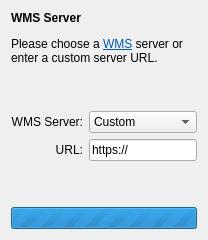
  <widget class="QWizardPage" name="wizardPageWms">
   <layout class="QVBoxLayout" name="verticalLayout">
    <item>
     <widget class="QLabel" name="labelOwsServiceHeader">
      <property name="text">
       <string>&lt;!DOCTYPE HTML PUBLIC &quot;-//W3C//DTD HTML 4.0//EN&quot; &quot;http://www.w3.org/TR/REC-html40/strict.dtd&quot;&gt;
&lt;html&gt;&lt;head&gt;&lt;meta name=&quot;qrichtext&quot; content=&quot;1&quot; /&gt;&lt;style type=&quot;text/css&quot;&gt;
p, li { white-space: pre-wrap; }
&lt;/style&gt;&lt;/head&gt;&lt;body style=&quot; font-family:'Sans Serif'; font-size:9pt; font-weight:400; font-style:normal;&quot;&gt;
&lt;p style=&quot; margin-top:12px; margin-bottom:12px; margin-left:0px; margin-right:0px; -qt-block-indent:0; text-indent:0px;&quot;&gt;&lt;span style=&quot; font-weight:600;&quot;&gt;WMS Server&lt;/span&gt;&lt;/p&gt;
&lt;p style=&quot; margin-top:12px; margin-bottom:12px; margin-left:0px; margin-right:0px; -qt-block-indent:0; text-indent:0px;&quot;&gt;Please choose a &lt;a href=&quot;https://en.wikipedia.org/wiki/Web_Map_Service&quot;&gt;&lt;span style=&quot; text-decoration: underline; color:#0057ae;&quot;&gt;WMS&lt;/span&gt;&lt;/a&gt; server or enter a custom server URL.&lt;/p&gt;&lt;/body&gt;&lt;/html&gt;</string>
      </property>
      <property name="wordWrap">
       <bool>true</bool>
      </property>
     </widget>
    </item>
    <item>
     <spacer name="verticalSpacer_10">
      <property name="orientation">
       <enum>Qt::Vertical</enum>
      </property>
      <property name="sizeHint" stdset="0">
       <size>
        <width>20</width>
        <height>40</height>
       </size>
      </property>
     </spacer>
    </item>
    <item>
     <layout class="QGridLayout" name="gridLayout">
      <item row="0" column="0">
       <widget class="QLabel" name="labelWmsServer">
        <property name="text">
         <string>WMS Server:</string>
        </property>
        <property name="alignment">
         <set>Qt::AlignRight|Qt::AlignTrailing|Qt::AlignVCenter</set>
        </property>
       </widget>
      </item>
      <item row="0" column="1">
       <widget class="QComboBox" name="comboBoxWmsServer">
        <item>
         <property name="text">
          <string>Custom</string>
         </property>
        </item>
       </widget>
      </item>
      <item row="1" column="0">
       <widget class="QLabel" name="labelWmsUrl">
        <property name="text">
         <string>URL:</string>
        </property>
        <property name="alignment">
         <set>Qt::AlignRight|Qt::AlignTrailing|Qt::AlignVCenter</set>
        </property>
       </widget>
      </item>
      <item row="1" column="1">
       <widget class="QLineEdit" name="lineEditWmsUrl">
        <property name="toolTip">
         <string>Enter the base Url of the WMS service (e.g. &lt;i&gt;https://www.wms.nrw.de/geobasis/wms_nw_dop_overlay&lt;/i&gt;)</string>
        </property>
        <property name="text">
         <string>https://</string>
        </property>
        <property name="placeholderText">
         <string>Custom</string>
        </property>
       </widget>
      </item>
     </layout>
    </item>
    <item>
     <spacer name="verticalSpacer_9">
      <property name="orientation">
       <enum>Qt::Vertical</enum>
      </property>
      <property name="sizeHint" stdset="0">
       <size>
        <width>20</width>
        <height>40</height>
       </size>
      </property>
     </spacer>
    </item>
    <item>
     <layout class="QHBoxLayout" name="horizontalLayout_2">
      <item>
       <widget class="QProgressBar" name="progressBarWmsCapabilities">
        <property name="sizePolicy">
         <sizepolicy hsizetype="Expanding" vsizetype="Fixed">
          <horstretch>0</horstretch>
          <verstretch>0</verstretch>
         </sizepolicy>
        </property>
        <property name="maximum">
         <number>0</number>
        </property>
        <property name="value">
         <number>-1</number>
        </property>
        <property name="textVisible">
         <bool>true</bool>
        </property>
       </widget>
      </item>
     </layout>
    </item>
   </layout>
  </widget>
